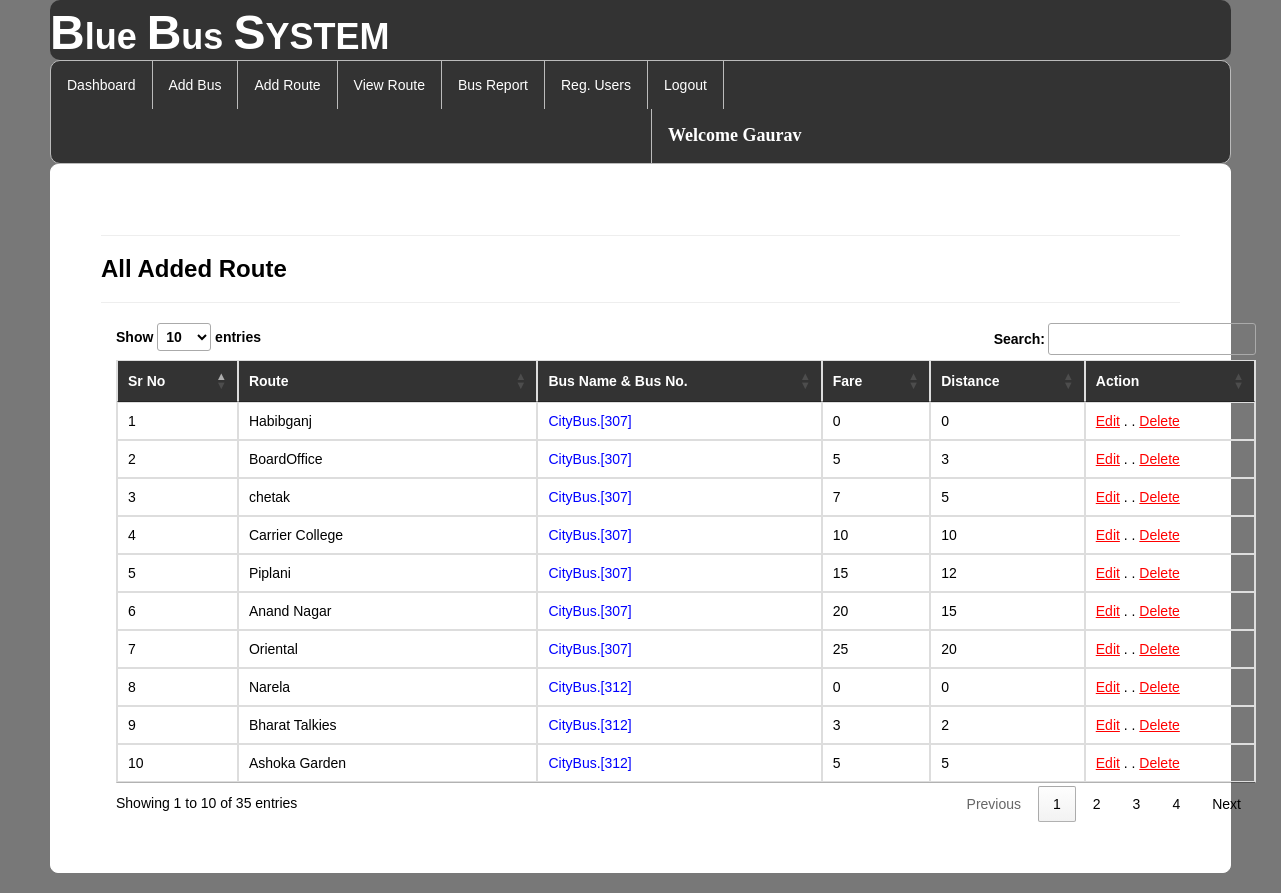
The page /availableroute/ (signed in) on the database its author committed.
### bus/models.py (models this page shows, shortened)
class Add_route(models.Model):
    bus = models.ForeignKey(Add_Bus,on_delete=models.CASCADE,null=True)
    route = models.CharField(max_length=100,null=True)
    distance=models.IntegerField(null=True)
    fare=models.IntegerField(null=True)

class Add_Bus(models.Model):
    busname = models.CharField(max_length=30,null=True)
    bus_no = models.IntegerField(null=True)
    from_city = models.CharField(max_length=30,null=True)
    to_city = models.CharField(max_length=30,null=True)
    departuretime=models.CharField(max_length=30,null=True)
    arrivaltime=models.CharField(max_length=30,null=True)
    trevaltime=models.CharField(max_length=100,null=True)
    distance=models.IntegerField(null=True)
    img=models.FileField(null=True)

### bus/views.py (the view)
# urls.py: path('availableroute/', displayroute, name="availableroute"),
def displayroute(request):
    if not request.user.is_authenticated:
        return redirect('login')
    data = Add_route.objects.all()
    data2 = Add_Bus.objects.all()
    d = {'data':data,'data2':data2}
    return render(request,"availableroute.html",d)

### bus/templates/availableroute.html (shortened to what this page needs)
{% extends 'navigation3.html' %}
{% load static %}
{% block b %}
<div style="color:Black;border:1px solid white;border-radius:8px;background-color:white;padding:50px">
<hr><h3><strong>All Added Route</strong></h3><hr>
        <div class="container">
<table class="table table-bordered" id="myTable">
  <thead style="color:white;background-color:#333">
  <tr>
    <th>Sr No</th>
    <th>Route</th>
      <th>Bus Name & Bus No.</th>
    <th>Fare</th>
    <th>Distance</th>
    <th>Action</th>
  </tr>
  </thead>
   <tbody>
{% for i in data %}
  <tr>
    <td>{{forloop.counter}}</td>
    <td>{{i.route}}</td>
      <td style="color:blue">{{i.bus.busname}}.[{{i.bus.bus_no}}]</td>
    <td>{{i.fare}}</td>
    <td>{{i.distance}}</td>
    <td style="100px"><a href="{% url 'editroute' i.id %}" style="color:red"><u>Edit</u></a> . .
        <a href="{% url 'delete_route' i.id %}" style="color:red"><u>Delete</u></a></td>
  </tr>{% endfor %}
    </tbody>
</table>
 </div>
</div>
{% endblock %}

### bus/templates/navigation3.html (shortened to what this page needs)
{% extends 'head.html' %}
{% load static %}
{% block body %}
<link rel = stylesheet href = "//cdn.datatables.net/1.10.19/css/jquery.dataTables.min.css">
<ul class="id2">
  <li id="id1"><a href="{% url 'admindashboard' %}">Dashboard</a></li>
  <li id="id1"><a href="{% url 'add_bus' %}">Add Bus</a></li>
  <li id="id1"><a href="{% url 'add_route' %}">Add Route</a></li>
  <li id="id1"><a href="{% url 'availableroute' %}">View Route</a></li>
  <li id="id1"><a href="{% url 'view_bus'%}">Bus Report</a></li>
<li id="id1"><a href="{% url 'view_regusers' %}">Reg. Users</a></li>
  <li id="id1"><a href="{% url 'log_out' %}">Logout</a></li>
      <li id="id2" style="margin-left:600px"><a href="" style="color:white"><strong style="font-size:18px;font-family:cursive">Welcome {{request.user.username}}</strong></a></li>
</ul>
{% block b %}
{% endblock %}
{% endblock %}

### bus/templates/navigation3.html (style rules this page uses)
.id2 { list-style-type: none; margin: 0; padding: 0; overflow: hidden; background-color: #333; border-radius:10px; border:1px solid #bbb; }
#id1 { float: left; border-right:1px solid #bbb; }
#id2 { float: left; border-left:1px solid #bbb; }
li:last-child { border-right: none; }
li a { display: block; color: white; text-align: center; padding: 14px 16px; text-decoration: none; }
body { font-family: Arial, Helvetica, sans-serif; }

### rows shown on the page
Add_route: route "Habibganj", bus.busname "CityBus", bus.bus_no "307", fare "0", distance "0"
Add_route: route "BoardOffice", bus.busname "CityBus", bus.bus_no "307", fare "5", distance "3"
Add_route: route "chetak", bus.busname "CityBus", bus.bus_no "307", fare "7", distance "5"
Add_route: route "Carrier College", bus.busname "CityBus", bus.bus_no "307", fare "10", distance "10"
Add_route: route "Piplani", bus.busname "CityBus", bus.bus_no "307", fare "15", distance "12"
Add_route: route "Anand Nagar", bus.busname "CityBus", bus.bus_no "307", fare "20", distance "15"
Add_route: route "Oriental", bus.busname "CityBus", bus.bus_no "307", fare "25", distance "20"
Add_route: route "Narela", bus.busname "CityBus", bus.bus_no "312", fare "0", distance "0"
Add_route: route "Bharat Talkies", bus.busname "CityBus", bus.bus_no "312", fare "3", distance "2"
Add_route: route "Ashoka Garden", bus.busname "CityBus", bus.bus_no "312", fare "5", distance "5"

### other values the page prints
{{ request.user.username }} "Gaurav"
